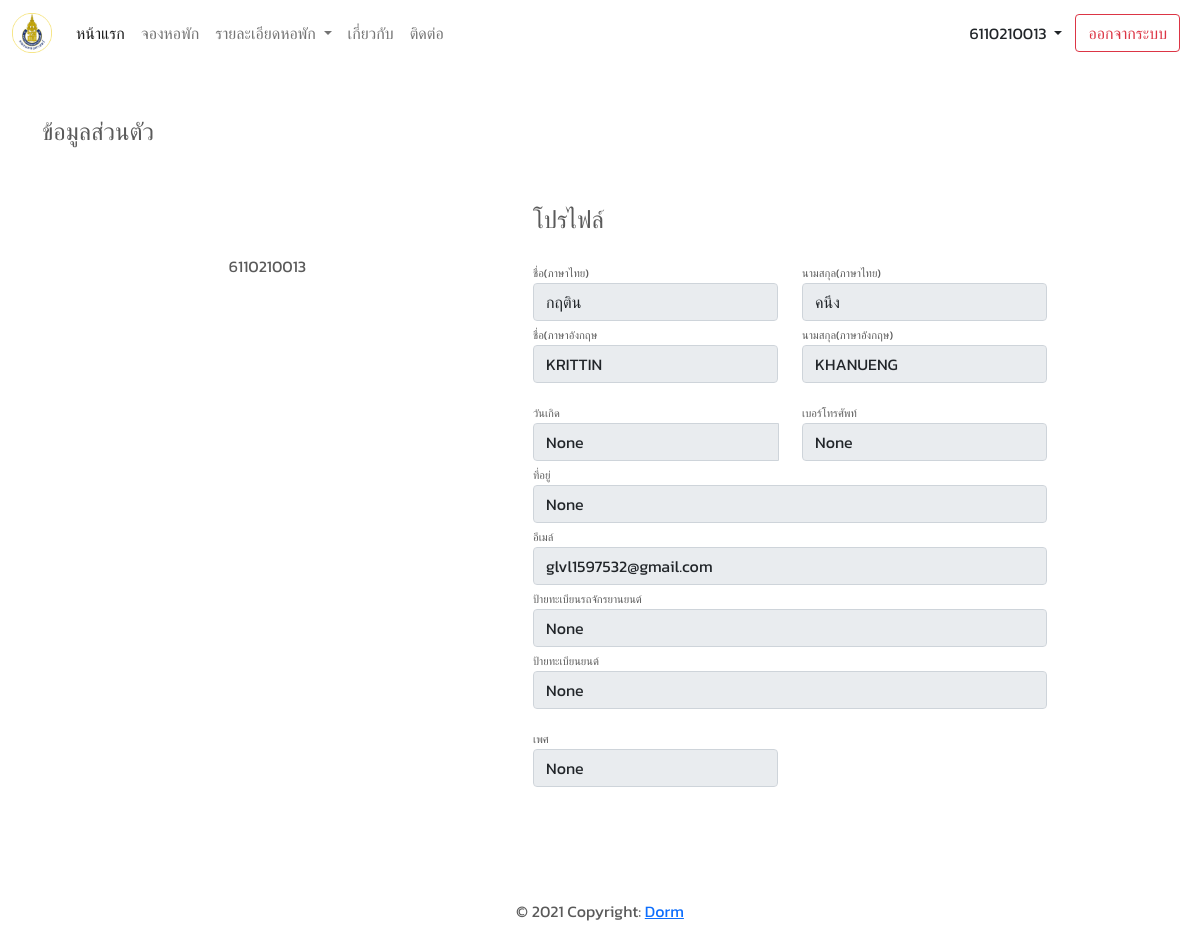
The page /account/profile/ (signed in) on the database as committed earlier.
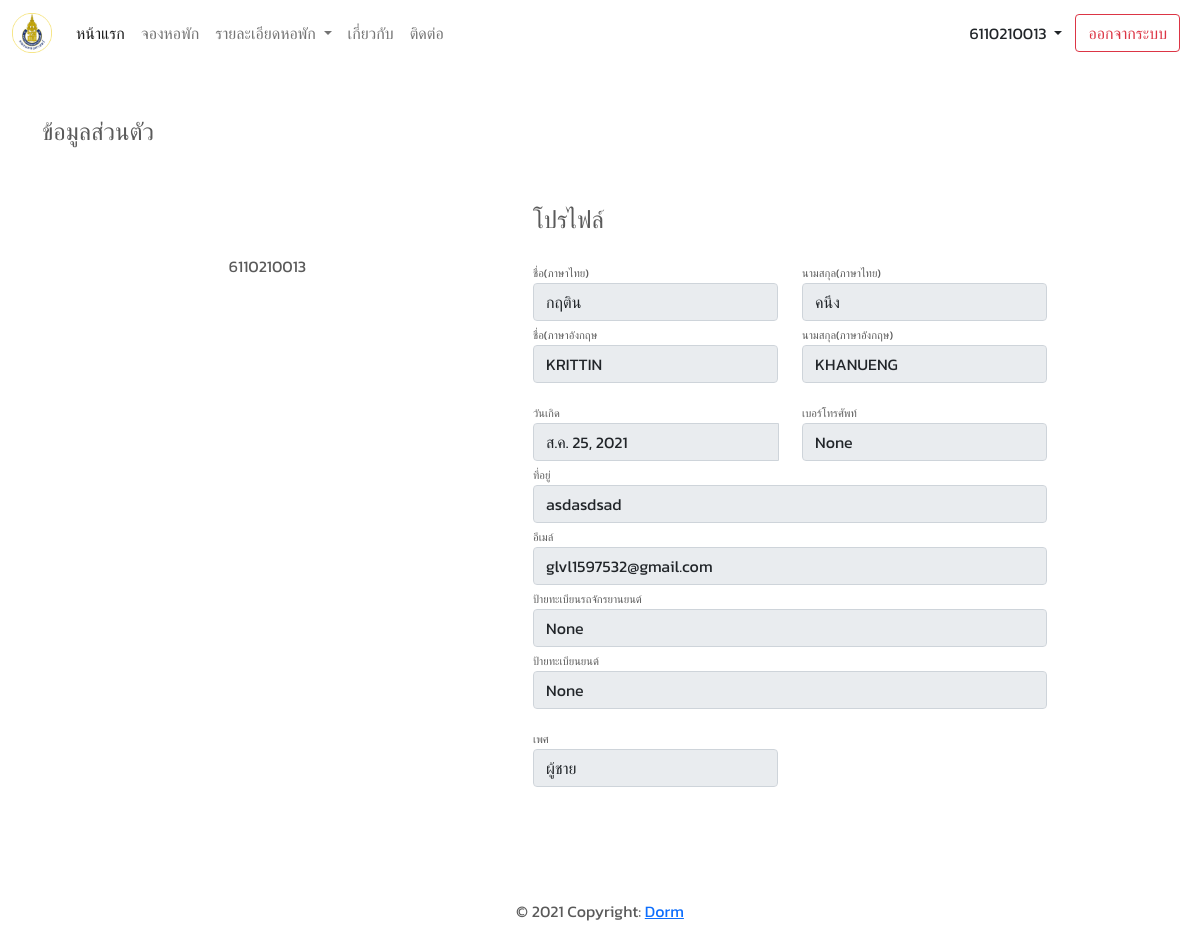
The same page on the database as committed later.
### account/models.py (models this page shows, shortened)
class Account(models.Model):
    user = models.OneToOneField(
        User, on_delete=models.CASCADE, related_name='account')
    first_name_en = models.CharField(
        verbose_name="ชื่อภาษาอังกฤษ", max_length=100, null=True)
    last_name_en = models.CharField(
        verbose_name="นามสกุลภาษาอังกฤษ", max_length=100, null=True)
    birthday = models.DateField(verbose_name="วันเกิด", null=True)
    address = models.CharField(
        verbose_name="ที่อยู่", max_length=200, null=True)
    phone_number = models.CharField(
        verbose_name='เบอร์โทรศัพท์', max_length=10, null=True, blank=True)
    bank_account_number = models.CharField(
        verbose_name='บัญชีธนาคาร', max_length=20, null=True, blank=True)
    bank_account = models.CharField(
        verbose_name="ธนาคาร", max_length=30, null=True, blank=True)
    bill_number = models.CharField(
        verbose_name="เลขที่บิล", max_length=30, null=True, blank=True)
    motorcycle_registration = models.CharField(verbose_name="ป้ายทะเบียนรถจักรยานยนต์", max_length=15, null=True,
                                               blank=True)
    car_registration = models.CharField(
        verbose_name="ป้ายทะเบียนยนต์", max_length=15, null=True, blank=True)
    gender = models.CharField(verbose_name='เพศ', max_length=7, choices=[('ผู้ชาย', 'ผู้ชาย'), ('ผู้หญิง', 'ผู้หญิง')],
                              null=True,
                              blank=True)
    image_profile = models.ImageField(
        upload_to=path_and_rename, blank=True, null=True)
    image_bill = models.ImageField(
        upload_to=path_upload_bill, blank=True, null=True)
    current_state = models.CharField(verbose_name='สถานะ', max_length=14,
                                     choices=[
                                         ('ไม่มีสิทธิ์จอง', 'ไม่มีสิทธิ์จอง'), ('มีสิทธิ์จอง', 'มีสิทธิ์จอง')],
                                     default='ไม่มีสิทธิ์จอง')
    is_booking_state = models.BooleanField(
        verbose_name="สถานะการจอง", default=False)
    created_at = models.DateTimeField(auto_now_add=True)
    updated_at = models.DateTimeField(auto_now=True)

### account/views.py (the view)
# urls.py: path('profile/', views.ProfileView.as_view(), name='profile'),
class ProfileView(Login_by_PSUPASSPORTView, View):
    def get(self, request):
        account = get_user_account(self, request)
        return render(request, 'account/profile.html', {'account': account})

### account/views.py (called while the page is built)
def get_user_account(self, request):
    user = request.user
    return user.account

### main/context_processors.py (called while the page is built)
def all_dormitory(self):
    dorms = Dormitory.objects.all().values("name")
    return dict(dorms=dorms)

### account/templates/account/profile.html (shortened to what the changed rows need)
{% extends 'base.html' %}
{% load static %}
{%block css_style%}
<link rel="stylesheet" href="{% static "css/profile.css" %}">
{%endblock %}
{% block content %}
{% if account %}
<div class="container rounded bg-white mt-5 mb-5 justify-content-center">
    <fieldset disabled>
        <legend>ข้อมูลส่วนตัว</legend>
        <div class="row">
            <div class="col-md-5 border-right">
                <div class="d-flex flex-column align-items-center text-center p-3 py-5">
                    <span class="font-weight-bold">{{request.user.username}}</span>
                </div>
            </div>
            <div class="col-md-6 border-right">
                <div class="p-3 py-5">
                    <div class="d-flex justify-content-between align-items-center mb-3">
                        <h4 class="text-right">โปรไฟล์</h4>
                    </div>
                    <div class="row mt-2">
                        <div class="col-md-6"><label class="labels">ชื่อ(ภาษาไทย)</label><input type="text"
                                class="form-control" placeholder="first name" value="{{request.user.first_name}}"
                                id="first_name_th"></div>
                        <div class="col-md-6"><label class="labels">นามสกุล(ภาษาไทย)</label><input type="text"
                                class="form-control" value="{{request.user.last_name}}" placeholder="surname"
                                id="last_name_th"></div>
                        <div class="col-md-6"><label class="labels">ชื่อ(ภาษาอังกฤษ</label><input type="text"
                                class="form-control" placeholder="first name" value="{{account.first_name_en | upper}}"
                                id="first_name_en"></div>
                        <div class="col-md-6"><label class="labels">นามสกุล(ภาษาอังกฤษ)</label><input type="text"
                                class="form-control" value="{{account.last_name_en |upper}}" placeholder="surname"
                                id="last_name_en"></div>
                    </div>
                    <div class="row mt-3">
                        <div class="col-md-6">
                            <label class="labels">วันเกิด</label>
                            <div class="input-group date" id="datepicker">
                                <input type="text" class="form-control" placeholder="dd/mm/yyyy"
                                    value="{{account.birthday}}" id="birth_date">
                            </div>
                        </div>
                        <div class="col-md-6">
                            <label class="labels">เบอร์โทรศัพท์</label>
                            <input type="text" class="form-control" placeholder="เบอร์โทรศัพท์"
                                value="{{account.phone_number}}" id="phone_number">
                        </div>
                        <div class="col-md-12"><label class="labels">ที่อยู่</label><input type="text"
                                class="form-control" placeholder="enter address line" value="{{account.address}}"
                                id="address"></div>
                        <div class="col-md-12"><label class="labels">อีเมล์</label><input type="text"
                                class="form-control" placeholder="enter email" value="{{request.user.email}}"
                                id="email"></div>
                        <div class="col-md-12"><label class="labels">ป้ายทะเบียนรถจักรยานยนต์</label><input type="text"
                                class="form-control" placeholder="ป้ายทะเบียนรถจักรยานยนต์"
                                value="{{account.motorcycle_registration}}" id="motorcycle_registration"></div>
                        <div class="col-md-12"><label class="labels">ป้ายทะเบียนยนต์</label><input type="text"
                                class="form-control" placeholder="ป้ายทะเบียนยนต์" value="{{account.car_registration}}"
                                id="car_registration"></div>
                    </div>
                    <div class="row mt-3">
                        <div class="col-md-6"><label class="labels">เพศ</label><input type="text" class="form-control"
                                placeholder="เพศ" value="{{account.gender}}"></div>
                    </div>
                </div>
            </div>
        </div>
    </fieldset>
</div>
{% else %}
<h1 class="text-center text-danger">ไม่มีข้อมูลในขนาดนี้</h1>
{% endif %}
{% endblock %}

Rows that differ between the two databases and show on the page:
changed Account "KRITTIN": birthday "None" → "ส.ค. 25, 2021"; address "None" → "asdasdsad"; gender "None" → "ผู้ชาย"
